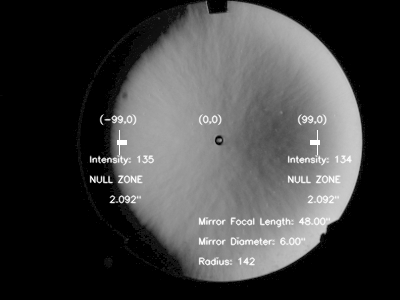
#> input picture images/saved_gray_image.png, 400 x 300 px, found by its file name
$ python 2d_to_3d.py
#> lines starting #> are read from the running program, lines starting #| are printed output that depends on the picture; after the words box and inside, x2 and y2 are one past the last pixel; in counts of white or black regions, pixels touching at a corner belong together
#!/usr/bin/env python3
import matplotlib.pyplot as plt
from mpl_toolkits.mplot3d import Axes3D
import numpy as np
from PIL import Image
from scipy.ndimage import maximum_filter
from scipy.ndimage import minimum_filter

# Load the image
img = Image.open('./images/saved_gray_image.png')  # Replace 'path_to_your_image.png' with the path to your image
#> img is the input picture: PIL image 400x300 L; min 0, max 255, mean 65.5
img = img.convert('L')  # Convert to grayscale if the image is not in grayscale already

# Get pixel intensities as a NumPy array
pixel_intensity = np.array(img)

# Normalize pixel intensities between 0 and 1
normalized_intensity = (pixel_intensity - pixel_intensity.min()) / (pixel_intensity.max() - pixel_intensity.min())


# Create meshgrid for x and y coordinates based on image dimensions
x_dim, y_dim = img.size
#> x_dim = 400; y_dim = 300
x = np.linspace(0, x_dim - 1, x_dim)
#> x = 400 values from 0 to 399
y = np.linspace(0, y_dim - 1, y_dim)
#> y = 300 values from 0 to 299
x, y = np.meshgrid(x, y)


# Find local maxima positions using a maximum filter
local_max = maximum_filter(normalized_intensity, size=100) == normalized_intensity
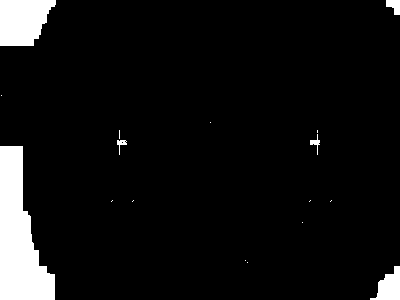
#> local_max: shape (300, 400) bool; 6.8% white; 17 white regions (11 under 20 px), largest, box (x1, y1, x2, y2) and area: (0, 146, 55, 300) 5155, (0, 0, 56, 46) 2057, (370, 266, 400, 300) 599, (386, 0, 400, 15) 148, (310, 134, 320, 155) 64, (117, 140, 127, 155) 55
# Find local maxima positions using a maximum filter
local_min = minimum_filter(normalized_intensity, size=100) == normalized_intensity
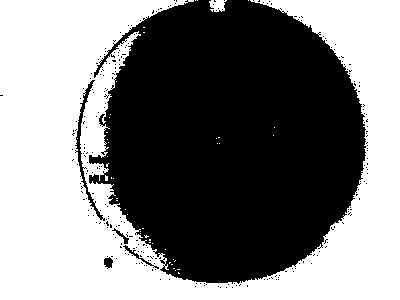
#> local_min: shape (300, 400) bool; 49.9% white; 45 white regions (43 under 20 px), largest, box (x1, y1, x2, y2) and area: (0, 0, 400, 300) 59601, (209, 0, 227, 12) 156

# Get x, y coordinates of local maxima
maxima_x = x[local_max]
#> maxima_x = 8103 values, max 399 at index 69, min 0 at index 0, mean 57.2
maxima_y = y[local_max]
#> maxima_y = 8103 values from 0 to 299
maxima_intensity = normalized_intensity[local_max]
#> maxima_intensity = 8103 values, max 1 at index 2207, min 0 at index 0, mean 0.0176

# Get x, y coordinates of local minima
minima_x = x[local_min]
minima_y = y[local_min]
minima_intensity = normalized_intensity[local_min]

# Create a 3D plot
fig = plt.figure()
ax = fig.add_subplot(111, projection='3d')

# Plot the surface
#ax.plot_surface(x, y, pixel_intensity, cmap='viridis')
ax.plot_surface(x, y, normalized_intensity, cmap='viridis')
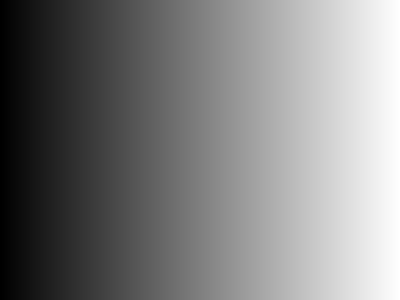
#> x: shape (300, 400) float64; min 0, max 399, mean 199.5; drawn with min black and max white

# Plot local maxima as points on the surface
ax.scatter(maxima_x, maxima_y, maxima_intensity, color='red', s=50, label='Local Maxima')

# Plot local minima as points on the surface
#ax.scatter(minima_x, minima_y, minima_intensity, color='green', s=50, label='Local Minima')


# Set labels
ax.set_xlabel('X')
ax.set_ylabel('Y')
ax.set_zlabel('Intensity')

# Show the plot
plt.show()
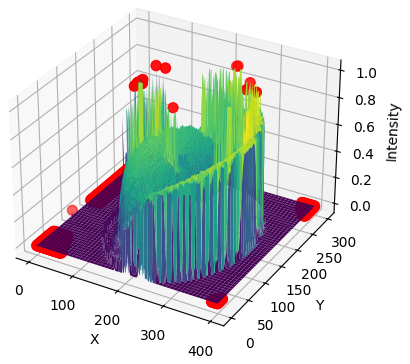
#> figure drawn by matplotlib, 1 panel
